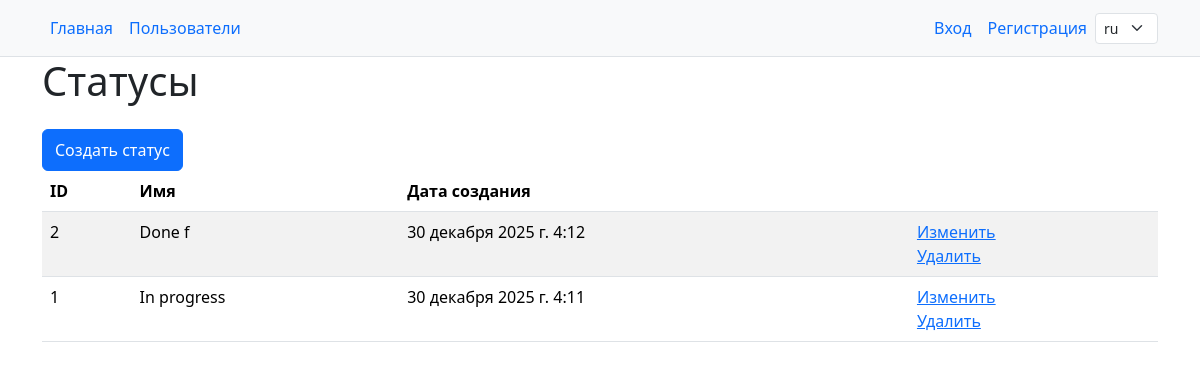
Page /statuses/ on the earlier database version.
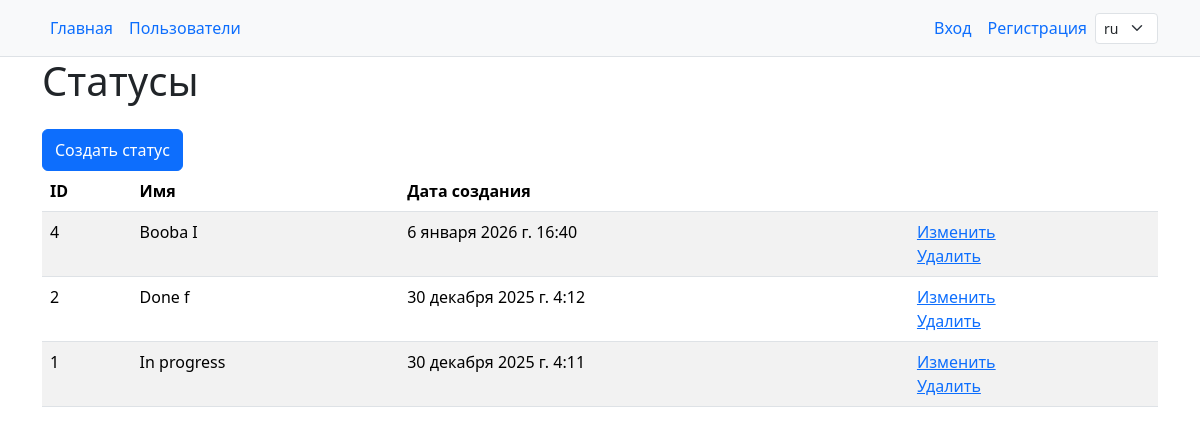
Same page on the later database version.
### task_manager/statuses/models.py (models this page shows, shortened)
class TaskStatus(models.Model):
    name = models.CharField(max_length=100, unique=True)
    created_at = models.DateTimeField(auto_now_add=True)

### task_manager/statuses/views.py (the view)
# urls.py: path('', StatusesListView.as_view(), name='index'),
class StatusesListView(ListView):
    model = TaskStatus
    template_name = 'statuses/index.html'
    context_object_name = 'statuses'
    def get_queryset(self):
        qs = super().get_queryset()
        return qs.order_by('-created_at')

### task_manager/templates/statuses/index.html
{% extends 'layout.html' %}
{% load i18n %}
{% block content %}
<div class="container wrapper flex-grow-1">
    <h1 class="h1 mb-4 fw-normal text-left">{% trans "Statuses" %}</h1>
    <a class="btn btn-primary py-2" href="{% url 'statuses:create' %}">{% trans "Create status" %}</a>
    {% if statuses %}
    <table class="table table-striped">
        <thead>
        <tr>
            <th>ID</th>
            <th>{% trans "Name" %}</th>
            <th>{% trans "Create date" %}</th>
            <th></th>
        </tr>
        </thead>
        <tbody>
        {% for status in statuses %}
        <tr>
            <td>{{ status.id }}</td>
            <td>{{ status.name }}</td>
            <td>{{ status.created_at }}</td>
            <td>
                <a href="{% url 'statuses:update' status.pk %}">{% trans "Edit" %}</a>
                <br>
                <a href="{% url 'statuses:delete' status.pk %}">{% trans "Remove" %}</a>
            </td>
        </tr>
        {% endfor %}
        </tbody>
    </table>
    {% endif %}
</div>
{% endblock %}

Differences in the rows shown:
added TaskStatus: id "4", name "Booba I", created_at "6 января 2026 г. 16:40"
